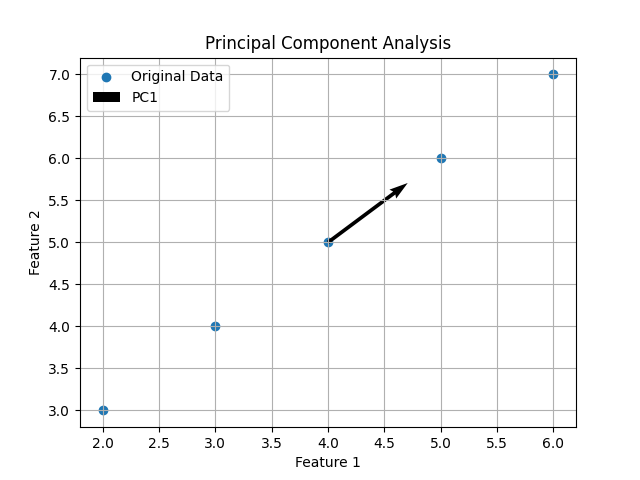

The script that drew this image:
import numpy as np
import matplotlib.pyplot as plt
from sklearn.decomposition import PCA

# ----------------------------
# GIVEN DATA
# ----------------------------
X = np.array([
    [2,3],
    [3,4],
    [4,5],
    [5,6],
    [6,7]
])

# ----------------------------
# APPLY PCA
# ----------------------------
pca = PCA(n_components=1)
X_pca = pca.fit_transform(X)

print("Original Data:\n", X)
print("\nPrincipal Component:\n", X_pca)

# ----------------------------
# PLOT ORIGINAL DATA
# ----------------------------
plt.figure()
plt.scatter(X[:,0], X[:,1], label="Original Data")

# PCA direction
mean = np.mean(X, axis=0)
vector = pca.components_[0]

plt.quiver(mean[0], mean[1], vector[0], vector[1],
           angles='xy', scale_units='xy', scale=1, label="PC1")

plt.xlabel("Feature 1")
plt.ylabel("Feature 2")
plt.title("Principal Component Analysis")
plt.legend()
plt.grid(True)
plt.show()
